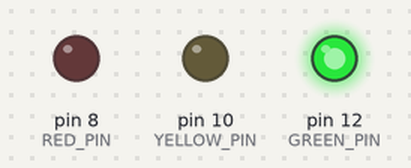
Recording of a sketch running on a simulated Arduino Uno, built with avr-gcc and run on an emulated ATmega328P. Parts: output pins drawn as LEDs (lit = HIGH).

Above: at 1.5 s.
At 5.6 s:
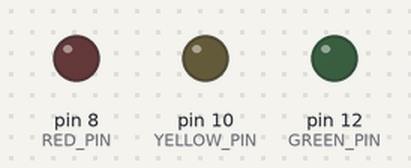
At 8.7 s:
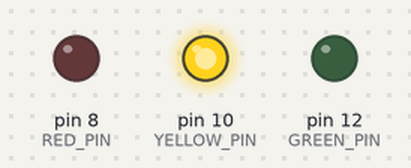
At 10.7 s:
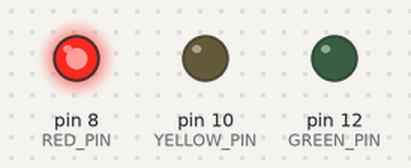
Timing chart, 0 to 16.0 s (numbered marks = the images above):
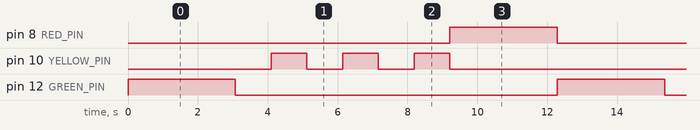

The sketch:

sketch_jan24a.ino
```cpp
#define RED_PIN 8
#define YELLOW_PIN 10
#define GREEN_PIN 12

int red_on =3000;
int red_yellow_on =1000;
int green_on =3000;
int yellow_blink =1000;
int yellow_on =1000;

int delay_timer (int milliseconds)
{
  int count =0;
  while(1){
    if(TCNT0>=16)
    {
      TCNT0 =0;
      count++;
      if(count== milliseconds)
      {
        count =0;
        break;
        }
      }
    }
  }

void setup(){
pinMode(RED_PIN,OUTPUT);
pinMode(YELLOW_PIN,OUTPUT);
pinMode(GREEN_PIN,OUTPUT);

TCCR0A = 0b00000000;
TCCR0B = 0b00000101;
TCNT0=0;}


void loop() {

digitalWrite(GREEN_PIN,HIGH);
delay_timer(green_on);
digitalWrite(GREEN_PIN,LOW);

for(int i = 0; i < 3; i = i+1){

  delay_timer(yellow_blink);
  digitalWrite(YELLOW_PIN,HIGH);
  delay_timer(yellow_blink);
  digitalWrite(YELLOW_PIN,LOW);
  }
digitalWrite(RED_PIN,HIGH);
  delay_timer(red_on);
  digitalWrite(RED_PIN,LOW);

}
```

Measured:
- by itself, pin 8 (RED_PIN), pin 12 (GREEN_PIN): alternates HIGH for 3.1 s and LOW for 9.2 s
- by itself, pin 10 (YELLOW_PIN): repeats every 12.3 s: 2 × (LOW 1.0 s, HIGH 1.0 s), LOW 7.2 s, HIGH 1.0 s
- by itself, everything shown: repeats every 12.3 s, in 9 steps
